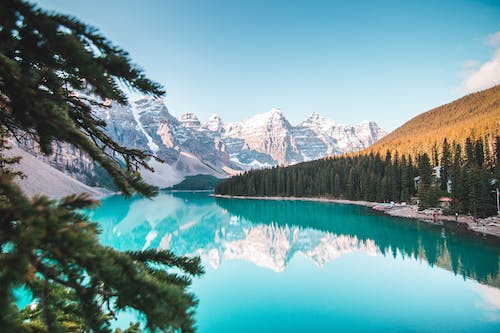
#> input picture Trials/img.jpeg, 500 x 333 px
$ jupyter execute --allow-errors 3_sobel_canny_edge_detection.ipynb
#> lines starting #> are read from the running program, lines starting #| are printed output that depends on the picture
# 3. Sobel and Canny Edge Detection

## Table of Contents
1. [Libraries](#libraries)
2. [Sobel Edge Detection](#sobel)
3. [Canny Edge Detection](#canny)

## Importing Libraries <a class="anchor" id="libraries" ></a>

[cell 1]
import cv2
import skimage
import numpy as np
from scipy import ndimage
from skimage import exposure
from scipy.ndimage.filters import convolve
from scipy.ndimage.filters import gaussian_filter as gauss
from scipy.ndimage.filters import median_filter as med

## Sobel Edge Detection <a class="anchor" id="sobel" ></a>

As a first step in extracting features, you will apply the Sobel edge detection algorithm. This finds regions of the image with large gradient values in multiple directions. Regions with high omnidirectional gradient are likely to be edges or transitions in the pixel values.

The code in the cell below applies the Sobel algorithm to the median filtered image, using these steps:

1. Convert the color image to grayscale for the gradient calculation since it is two dimensional.
2. Compute the gradient in the x and y (horizontal and vertical) directions.
3. Compute the magnitude of the gradient.
4. Normalize the gradient values.

[cell 2]
def edge_sobel(image):
    from scipy import ndimage
    import skimage.color as sc
    import numpy as np
    image = sc.rgb2gray(image) # Convert color image to gray scale
    dx = ndimage.sobel(image, 1)  # horizontal derivative
    dy = ndimage.sobel(image, 0)  # vertical derivative
    mag = np.hypot(dx, dy)  # magnitude
    mag *= 255.0 / np.amax(mag)  # normalize (Q&D)
    mag = mag.astype(np.uint8)
    return mag

[cell 3]
original_image = cv2.imread("img.jpeg")
#> original_image is the input picture: shape (333, 500, 3); mean B, G, R 154.1, 149.8, 111.7
img = skimage.util.random_noise(original_image)
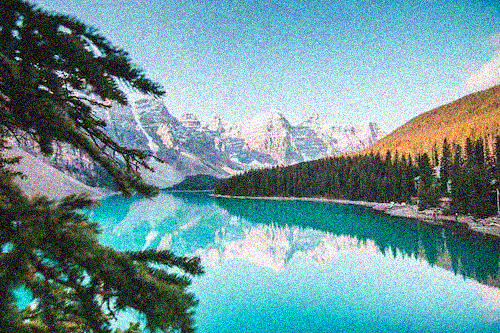
#> img: shape (333, 500, 3) float64; mean B, G, R 0.601, 0.586, 0.44
cv2.imshow("img",img)
cv2.waitKey(0)

[cell 4]
import matplotlib.pyplot as plt
img_med = med(img, size=2)
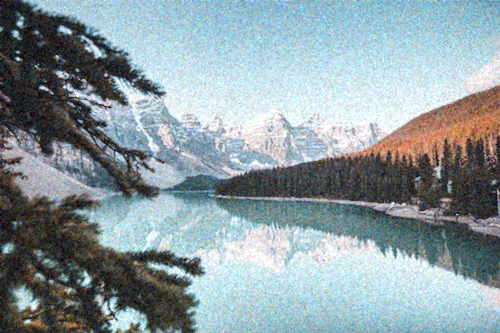
#> img_med: shape (333, 500, 3) float64; mean B, G, R 0.635, 0.614, 0.554
img_edge = edge_sobel(img_med)
#> in edge_sobel, `image = sc.rgb2gray(image)`:
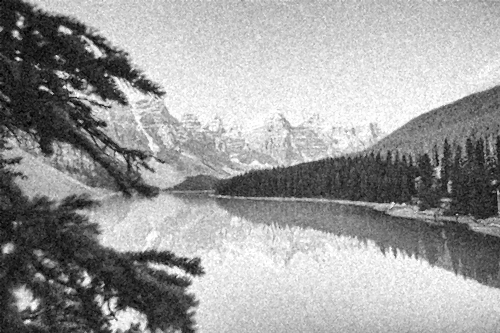
#> image: shape (333, 500) float64; min 0.000625, max 1, mean 0.614
#> in edge_sobel, `dy = ndimage.sobel(image, 0)`:
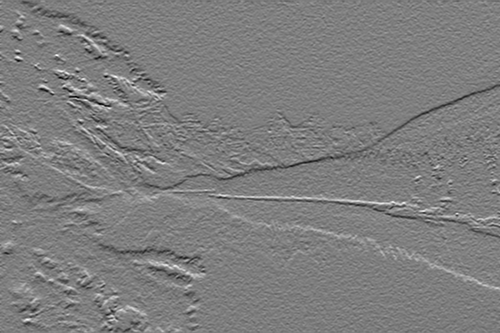
#> dy: shape (333, 500) float64; min -2.84, max 2.88, mean -0.00443; drawn with min black and max white
#> in edge_sobel, `mag = np.hypot(dx, dy)`:
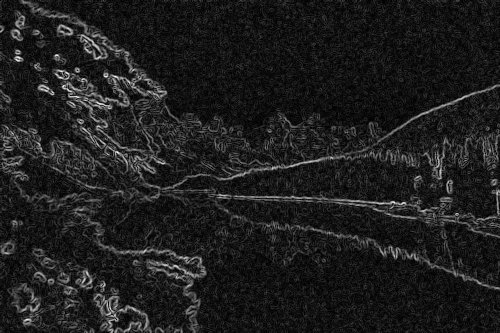
#> mag: shape (333, 500) float64; min 0.000334, max 3.01, mean 0.36; drawn with min black and max white
plt.imshow(img_edge, cmap="gray")

Now let's try with the more blurred gaussian filtered image.

[cell 5]
img_gauss = gauss(img, sigma=1)
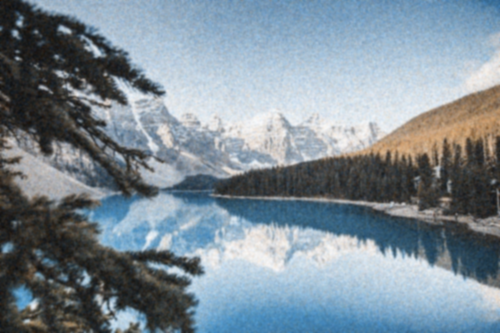
#> img_gauss: shape (333, 500, 3) float64; mean B, G, R 0.587, 0.547, 0.493
plt.imshow(img_gauss)

[cell 6]
img_edge = edge_sobel(img_gauss)
#> in edge_sobel (call 2), `image = sc.rgb2gray(image)`:
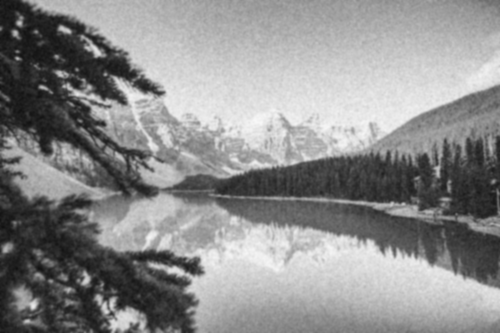
#> image: shape (333, 500) float64; min 0.069, max 0.974, mean 0.552
#> in edge_sobel (call 2), `dx = ndimage.sobel(image, 1)`:
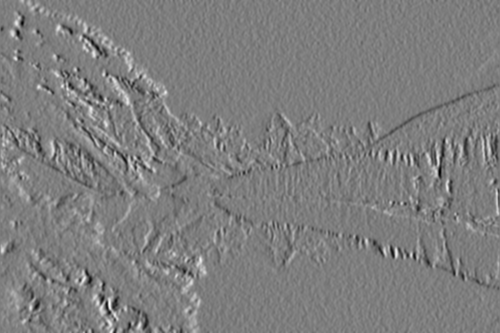
#> dx: shape (333, 500) float64; min -1.51, max 1.54, mean 0.00493; drawn with min black and max white
#> in edge_sobel (call 2), `dy = ndimage.sobel(image, 0)`:
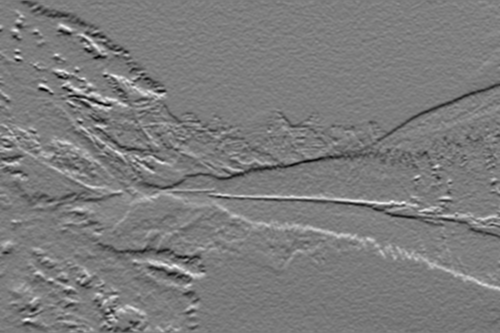
#> dy: shape (333, 500) float64; min -1.61, max 1.68, mean -0.00411; drawn with min black and max white
#> in edge_sobel (call 2), `mag = np.hypot(dx, dy)`:
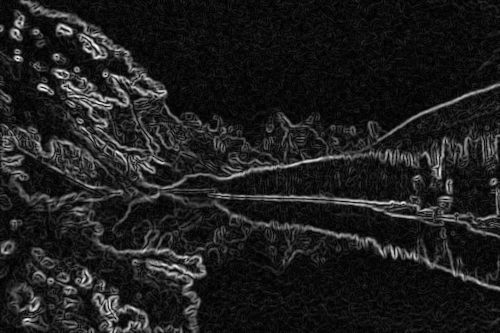
#> mag: shape (333, 500) float64; min 0.00035, max 1.76, mean 0.21; drawn with min black and max white

$ run again, with Trials/j.png saved as Trials/img.jpeg
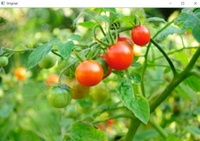
#> input picture Trials/j.png, 200 x 141 px
#> original_image is the input picture: shape (141, 200, 3); mean B, G, R 74.5, 165.5, 133.9
#> in edge_sobel (call 2), `dy = ndimage.sobel(image, 0)`:
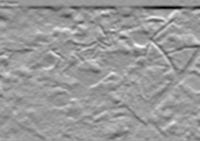
#> dy: shape (141, 200) float64; min -2.31, max 1.48, mean -0.0332; drawn with min black and max white
#> in edge_sobel (call 2), `mag = np.hypot(dx, dy)`:
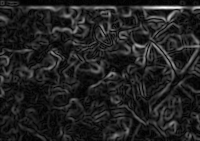
#> mag: shape (141, 200) float64; min 0.00132, max 2.31, mean 0.308; drawn with min black and max white
